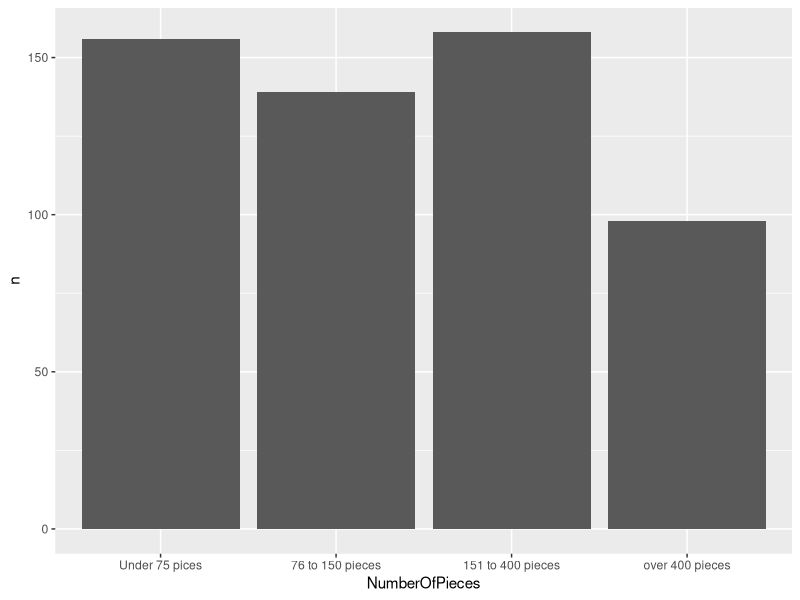
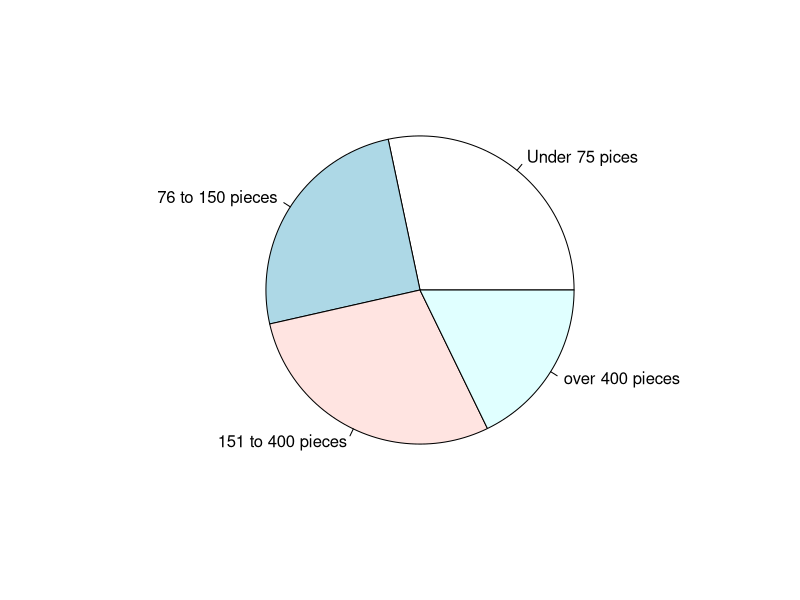
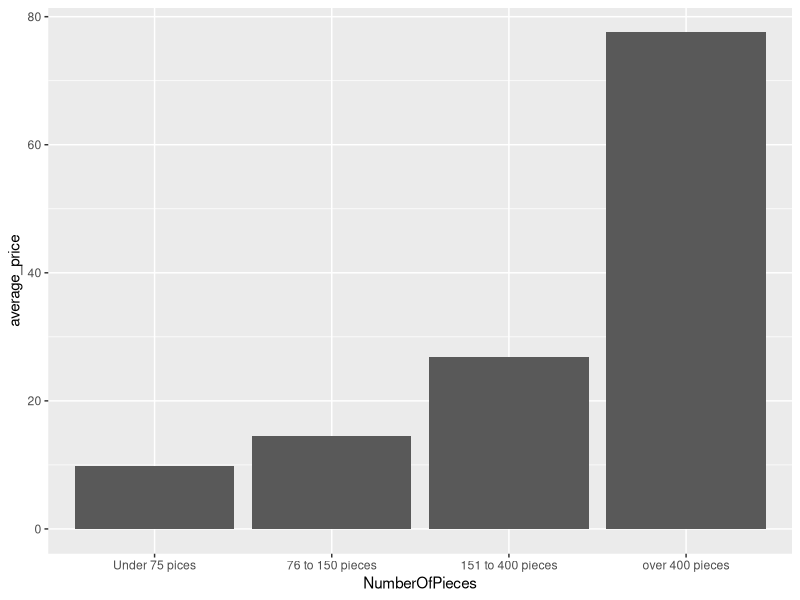
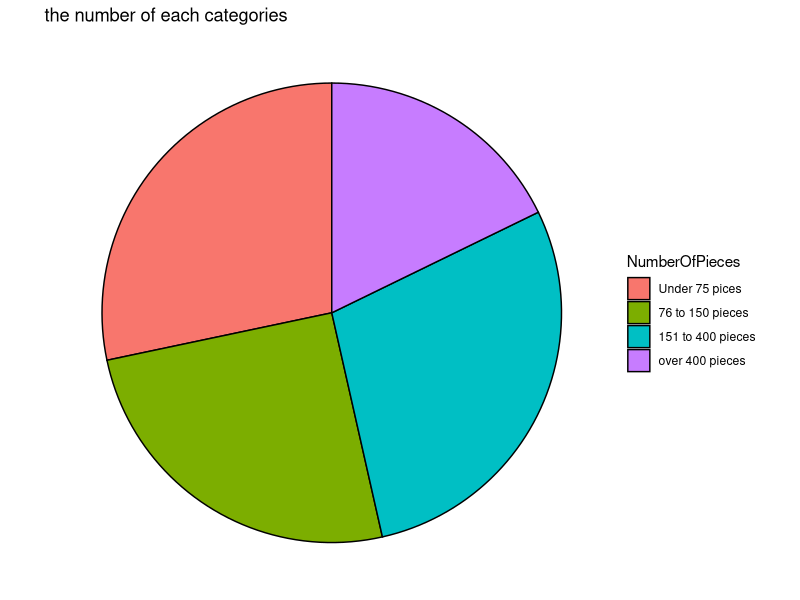

Here is the R script that generated these plots, in order:
## ---- chunk 1

library(tidyverse)

lego <- read_csv("lego_sales.csv")

#head(lego)
#glimpse(lego)
#names(lego)

## ---- chunk 2

lego %>%
    select(first_name) %>%
    count(first_name) %>%
    arrange(desc(n))

## ---- chunk 3
lego %>%
    select(theme) %>%
    count(theme) %>%
    arrange(desc(n))
## ---- chunk 4
lego %>%
    select(theme, subtheme) %>%
    filter(theme=="Star Wars" |
           theme=="Nexo Knights" |
           theme=="Gear" |
           theme=="Mixels") %>%
    count(subtheme) %>%
    arrange(desc(n))
## ---- chunk 5
lego_age_group <- lego %>%
    mutate(age_group=case_when(
        age <= 18 ~ "18 and under" ,
        between(age, 19, 25) ~ "19 - 25" ,
        between(age, 26, 35) ~ "26 - 35" ,
        between(age, 36, 50) ~ "36 - 50" ,
        age >= 51 ~ "51 and over" ,
    ))

# To represent result:
lego_age_group %>%
    select(first_name, age ,age_group)
## ---- chunk 6
lego_age_group  %>%
    count(age_group) %>%
    mutate(probablity=n/sum(n))
## ---- chunk 7

lego_age_group  %>%
        mutate(target_group=case_when(
        theme== "Duplo" & between(age, 19, 25) ~ "19-25 age group and purchased a Duplo" ,
        TRUE ~ "Not that group!" ,
             )) %>%

# To represent result:

    select(theme ,age_group, target_group) %>%

# To represent result:
     count(target_group) %>%
    mutate(probablity=n/sum(n))

## ---- chunk 8

lego_age_group  %>%
        filter(theme == "Duplo")  %>%
        mutate(target_group=case_when(
        between(age, 19, 25) ~ "purchased a Duplo an 19-25 age group" ,
        TRUE ~ "purchased a Duplo an NOT 19-25 age group"
             )) %>%

# To represent result:

    select(theme ,age_group, target_group) %>%

# To represent result:
     count(target_group) %>%
    mutate(probablity=n/sum(n))
## ---- chunk 9
new <- lego_age_group  %>%
    group_by(age_group)  %>%
    count(quantity)  %>%
    summarise(Number_of_Purchase=sum(n*quantity))

new


## ---- chunk 10
new1 <- lego_age_group %>%
    select(age_group, us_price, quantity) %>%
    group_by(age_group)  %>%
    summarise(Total=sum(quantity*us_price))



new1
## ---- chunk 11
lego_piece_price <- lego %>%
  select(pieces, us_price) %>%
    mutate(NumberOfPieces=case_when(
        pieces <= 75 ~ "Under 75 pices" ,
        between(pieces, 76, 150) ~ "76 to 150 pieces" ,
        between(pieces, 151, 400) ~ "151 to 400 pieces" ,
        pieces >= 401 ~ "over 400 pieces")) %>%
  
        mutate(NumberOfPieces=fct_relevel(NumberOfPieces, "Under 75 pices",
                                    "76 to 150 pieces" ,
                                   "151 to 400 pieces" ,
                                  "over 400 pieces" )) %>%
                                   drop_na()


plot_ <- lego_piece_price %>%
  group_by(NumberOfPieces) %>%
 count()

ggplot(plot_, aes(NumberOfPieces, n))+
  geom_col()

labels=c("Under 75 pices","76 to 150 pieces","151 to 400 pieces","over 400 pieces")


pie(plot_$n,labels)

## ---- chunk 12
pp <- lego_piece_price %>%
  group_by(NumberOfPieces) %>%
  arrange(.by_group = TRUE) %>%
  summarise(average_price=mean(us_price))

pp

ggplot(pp, aes(NumberOfPieces, average_price))+
  geom_col()
## ---- chunk 13

ggplot(plot_, aes(x = "",n, fill=NumberOfPieces))+
  geom_bar(stat = "identity", color = "black")+
  labs(title = "the number of each categories") +
  coord_polar("y") +
  theme_void()

